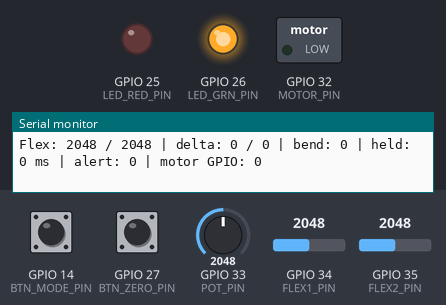
A sketch run on a simulated ESP32. Parts: switched loads named in the sketch (green lamp = pin HIGH), output pins drawn as LEDs (lit = HIGH), the last lines printed to the serial monitor. Inputs (shaded band) come from the test bench; at power-on: GPIO 14 (BTN_MODE_PIN) HIGH, GPIO 34 (FLEX1_PIN) = 2048, GPIO 35 (FLEX2_PIN) = 2048, GPIO 27 (BTN_ZERO_PIN) HIGH, GPIO 33 (POT_PIN) = 2048. WiFi joins after 1.5 s; servers stay silent unless stated.

Above: at 3.7 s.
3.8 s: GPIO 14 (BTN_MODE_PIN) pulled LOW for 0.15 s
At 3.98 s:
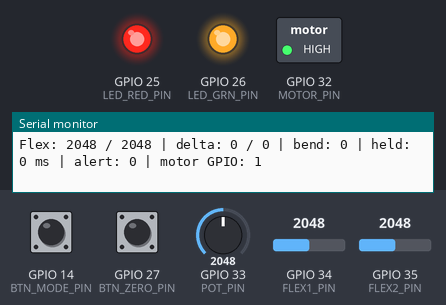
5.6 s: GPIO 34 (FLEX1_PIN) set to 2
At 6.8 s:
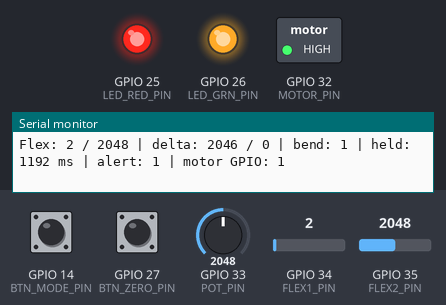
7.4 s: GPIO 34 (FLEX1_PIN) set to 0
At 8.0 s:
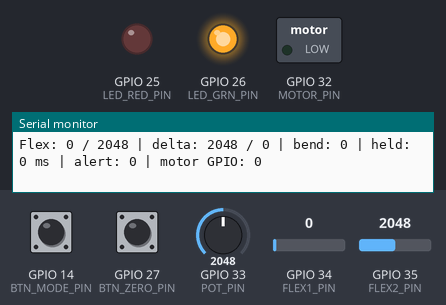
10.4 s: GPIO 35 (FLEX2_PIN) set to 11
At 11.6 s:
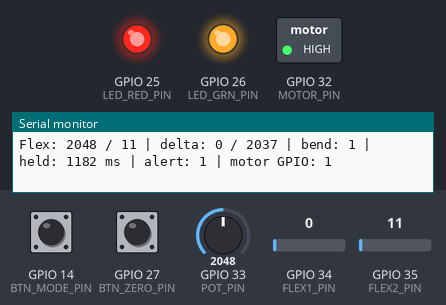
12.2 s: GPIO 35 (FLEX2_PIN) set to 8
13.7 s: GPIO 27 (BTN_ZERO_PIN) pulled LOW for 0.15 s
At 14.9 s:
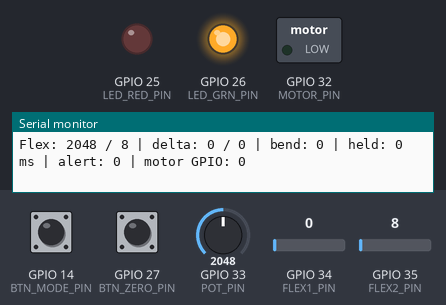
Timing chart, 0 to 16.7 s (numbered marks = the images above; inputs shaded):
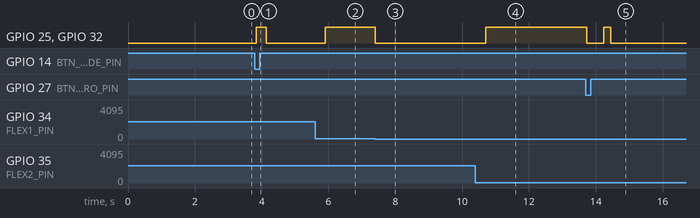

Measured:
- the behaviour switches between 1 and 0 on GPIO 34 (FLEX1_PIN) (found by bisection; images 2 and 3)
- after the input at 3.8 s, GPIO 25 (LED_RED_PIN), GPIO 32 (MOTOR_PIN): LOW → HIGH at once, → LOW 0.30 s later
- after the input at 5.6 s, GPIO 25 (LED_RED_PIN), GPIO 32 (MOTOR_PIN): LOW → HIGH after 0.30 s
- after the input at 7.4 s, GPIO 25 (LED_RED_PIN), GPIO 32 (MOTOR_PIN): HIGH → LOW at once
- after the input at 10.4 s, GPIO 25 (LED_RED_PIN), GPIO 32 (MOTOR_PIN): LOW → HIGH after 0.30 s
- after the input at 13.7 s, GPIO 25 (LED_RED_PIN), GPIO 32 (MOTOR_PIN): HIGH → LOW at once, → HIGH 0.52 s later, → LOW 0.20 s later

The sketch:

espcode.ino
```cpp
#include <WiFi.h>
#include <WebSocketsClient.h>
#include "FlexFallback.h"

// Network configuration: both the laptop and ESP32 must use this hotspot.
const char* ssid = "P600101";
const char* password = "00000000";
const char* serverIP = "172.20.10.2";
const uint16_t serverPort = 5001;

WebSocketsClient webSocket;
const int FLEX1_PIN = 34;
const int FLEX2_PIN = 35;
const int POT_PIN = 33; // Wiper; outer potentiometer terminals to 3.3 V and GND
const unsigned long FLEX_ZERO_TIMEOUT = 2000;
const unsigned long FLEX_RECOVERY_TIME = 1000;
FlexFallback upperSource, lowerSource;
int potBaseline = 0;
const int BTN_ZERO_PIN = 27; // One tap to GND: capture neutral posture
const int BTN_MODE_PIN = 14; // One tap to GND: 300 ms driver/motor test
const int LED_RED_PIN = 25;
const int LED_GRN_PIN = 26;
const int MOTOR_PIN = 32;    // Active-high DRIVER input, never bare motor power
const int stoopThreshold = 50; // Sensitive test setting; ADC deviation from calibration
const unsigned long STOOP_DELAY = 300; // Faster dummy-model testing: 0.3 seconds
const unsigned long SAMPLE_INTERVAL = 50; // Publish diagnostics at approximately 20 Hz
const unsigned long DEBOUNCE_MS = 30;
const unsigned long CALIBRATION_SAMPLE_MS = 10;
const int CALIBRATION_SAMPLES = 50;

int baselineFlex1 = 0;
int baselineFlex2 = 0;
unsigned long stoopStartTime = 0;
bool isStooping = false;
bool calibrating = false;
unsigned long calibrationId = 0;
long calibrationSum1 = 0;
long calibrationSum2 = 0;
long calibrationPotSum = 0;
bool calibrationUpperGood = true;
bool calibrationLowerGood = true;
int calibrationSamples = 0;
unsigned long lastCalibrationSample = 0;
unsigned long lastSampleTime = 0;
bool feedbackRunning = false;
bool motorTestRunning = false;
unsigned long feedbackStart = 0;
unsigned long feedbackDuration = 0;

struct TapButton {
  int pin;
  explicit TapButton(int pinNumber) : pin(pinNumber) {}
  bool raw = HIGH;
  bool stable = HIGH;
  unsigned long changedAt = 0;
  bool tapped(unsigned long now) {
    const bool reading = digitalRead(pin);
    if (reading != raw) { raw = reading; changedAt = now; }
    if (raw != stable && now - changedAt >= DEBOUNCE_MS) {
      stable = raw;
      return stable == LOW;
    }
    return false;
  }
};
TapButton calibrationButton{BTN_ZERO_PIN};
TapButton motorButton{BTN_MODE_PIN};

void startFeedback(unsigned long now, unsigned long duration, bool test) {
  feedbackRunning = true;
  feedbackStart = now;
  feedbackDuration = duration;
  motorTestRunning = test;
}

void beginCalibration(unsigned long now) {
  calibrating = true;
  calibrationSamples = 0;
  calibrationSum1 = calibrationSum2 = calibrationPotSum = 0;
  calibrationUpperGood = calibrationLowerGood = true;
  lastCalibrationSample = now;
  isStooping = false;
  feedbackRunning = motorTestRunning = false;
  digitalWrite(MOTOR_PIN, LOW);
  digitalWrite(LED_RED_PIN, LOW);
  Serial.println("Calibration started: hold your comfortable upright posture for 0.5 seconds.");
}

void updateCalibration(unsigned long now) {
  if (!calibrating || now - lastCalibrationSample < CALIBRATION_SAMPLE_MS) return;
  lastCalibrationSample = now;
  const int raw1 = analogRead(FLEX1_PIN);
  const int raw2 = analogRead(FLEX2_PIN);
  calibrationSum1 += raw1;
  calibrationSum2 += raw2;
  calibrationPotSum += analogRead(POT_PIN);
  calibrationUpperGood = calibrationUpperGood && raw1 > 0;
  calibrationLowerGood = calibrationLowerGood && raw2 > 0;
  if (++calibrationSamples < CALIBRATION_SAMPLES) return;
  upperSource.captureNeutral(calibrationSum1 / CALIBRATION_SAMPLES, calibrationUpperGood);
  lowerSource.captureNeutral(calibrationSum2 / CALIBRATION_SAMPLES, calibrationLowerGood);
  potBaseline = calibrationPotSum / CALIBRATION_SAMPLES;
  baselineFlex1 = upperSource.baseline(potBaseline);
  baselineFlex2 = lowerSource.baseline(potBaseline);
  calibrationId++;
  calibrating = false;
  isStooping = false;
  startFeedback(now, 200, false);
  Serial.printf("Calibration complete. Baselines: %d / %d ADC.\n", baselineFlex1, baselineFlex2);
}

void webSocketEvent(WStype_t type, uint8_t *payload, size_t length) {
  if (type == WStype_CONNECTED) digitalWrite(LED_GRN_PIN, HIGH);
  else if (type == WStype_DISCONNECTED) digitalWrite(LED_GRN_PIN, LOW);
}

void setup() {
  Serial.begin(115200);
  pinMode(BTN_ZERO_PIN, INPUT_PULLUP);
  pinMode(BTN_MODE_PIN, INPUT_PULLUP);
  pinMode(LED_RED_PIN, OUTPUT);
  pinMode(LED_GRN_PIN, OUTPUT);
  pinMode(MOTOR_PIN, OUTPUT);
  digitalWrite(LED_RED_PIN, LOW);
  digitalWrite(LED_GRN_PIN, LOW);
  digitalWrite(MOTOR_PIN, LOW);
  WiFi.begin(ssid, password);
  Serial.print("Connecting to Wi-Fi");
  while (WiFi.status() != WL_CONNECTED) { delay(500); Serial.print("."); }
  Serial.println("\nConnected to Wi-Fi!");
  digitalWrite(LED_GRN_PIN, HIGH);
  webSocket.begin(serverIP, serverPort, "/");
  webSocket.onEvent(webSocketEvent);
  webSocket.setReconnectInterval(5000);
  // Keep the original boot baseline; tap again after fitting the vest on the wearer.
  delay(1000);
  upperSource.captureNeutral(analogRead(FLEX1_PIN), true);
  lowerSource.captureNeutral(analogRead(FLEX2_PIN), true);
  potBaseline = analogRead(POT_PIN);
  baselineFlex1 = upperSource.baseline(potBaseline);
  baselineFlex2 = lowerSource.baseline(potBaseline);
  Serial.println("Boot baseline set. Position the model/sensors, then tap CALIBRATE.");
  Serial.printf("Alert settings: deviation > %d ADC for %lu ms. GPIO 14 tests the motor independently.\n", stoopThreshold, STOOP_DELAY);
}

void loop() {
  webSocket.loop();
  const unsigned long now = millis();
  const int rawFlex1 = analogRead(FLEX1_PIN);
  const int rawFlex2 = analogRead(FLEX2_PIN);
  const int potValue = analogRead(POT_PIN);
  const bool upperChanged = upperSource.update(rawFlex1, now, FLEX_ZERO_TIMEOUT, FLEX_RECOVERY_TIME);
  const bool lowerChanged = lowerSource.update(rawFlex2, now, FLEX_ZERO_TIMEOUT, FLEX_RECOVERY_TIME);
  if (upperChanged || lowerChanged) {
    isStooping = false; // A new source must satisfy the full alert delay.
    Serial.printf("Input sources: upper=%s, lower=%s. Pot baseline=%d.\n",
      upperSource.usingPot ? "pot" : "flex", lowerSource.usingPot ? "pot" : "flex", potBaseline);
  }
  const bool calibrationTap = calibrationButton.tapped(now);
  const bool motorTap = motorButton.tapped(now);
  if (calibrationTap && !calibrating) beginCalibration(now);
  if (motorTap && !calibrating) {
    startFeedback(now, 300, true);
    Serial.println("Motor test: GPIO 32 driver pulse for 300 ms.");
  }
  updateCalibration(now);
  if (feedbackRunning && now - feedbackStart >= feedbackDuration) {
    feedbackRunning = false;
    motorTestRunning = false;
  }

  const int currentFlex1 = upperSource.reading(rawFlex1, potValue);
  const int currentFlex2 = lowerSource.reading(rawFlex2, potValue);
  baselineFlex1 = upperSource.baseline(potBaseline);
  baselineFlex2 = lowerSource.baseline(potBaseline);
  const bool upperReady = upperSource.ready(rawFlex1);
  const bool lowerReady = lowerSource.ready(rawFlex2);
  const bool bending = !calibrating &&
    ((upperReady && abs(currentFlex1 - baselineFlex1) > stoopThreshold) ||
     (lowerReady && abs(currentFlex2 - baselineFlex2) > stoopThreshold));
  if (bending && !isStooping) stoopStartTime = now;
  isStooping = bending;
  const bool alertActive = bending && now - stoopStartTime >= STOOP_DELAY;
  // Feedback pulses do not pretend to be posture alerts in telemetry.
  const bool motorActive = !calibrating && (alertActive || feedbackRunning);
  digitalWrite(MOTOR_PIN, motorActive ? HIGH : LOW);
  digitalWrite(LED_RED_PIN, motorActive ? HIGH : LOW);
  if (now - lastSampleTime < SAMPLE_INTERVAL) return;
  lastSampleTime = now;
  Serial.printf("Flex: %d / %d | delta: %d / %d | bend: %d | held: %lu ms | alert: %d | motor GPIO: %d\n", currentFlex1, currentFlex2,
    abs(currentFlex1 - baselineFlex1), abs(currentFlex2 - baselineFlex2), bending,
    bending ? now - stoopStartTime : 0UL, alertActive, motorActive);
  // Original three fields are preserved; extra fields let the UI reflect calibration.
  char json[768];
  snprintf(json, sizeof(json),
    "{\"flex1\":%d,\"flex2\":%d,\"alert_active\":%s,\"baseline1\":%d,\"baseline2\":%d,\"threshold\":%d,\"alert_delay_ms\":%lu,\"calibrating\":%s,\"calibration_id\":%lu,\"motor_test\":%s,\"motor_active\":%s,\"raw_flex1\":%d,\"raw_flex2\":%d,\"pot_value\":%d,\"source1\":\"%s\",\"source2\":\"%s\",\"flex1_ready\":%s,\"flex2_ready\":%s}",
    currentFlex1, currentFlex2, alertActive ? "true" : "false", baselineFlex1, baselineFlex2,
    stoopThreshold, STOOP_DELAY, calibrating ? "true" : "false", calibrationId,
    motorTestRunning ? "true" : "false", motorActive ? "true" : "false",
    rawFlex1, rawFlex2, potValue, upperSource.usingPot ? "pot" : "flex", lowerSource.usingPot ? "pot" : "flex",
    upperReady ? "true" : "false", lowerReady ? "true" : "false");
  webSocket.sendTXT(json);
}
```

FlexFallback.h
```cpp
#pragma once

// Zero is treated as unavailable immediately; replacement starts only after the timeout.
// Each channel has independent timers and retains its last valid flex calibration.
struct FlexFallback {
  bool usingPot = false;
  bool zeroTracking = false;
  bool recoveryTracking = false;
  unsigned long zeroSince = 0;
  unsigned long recoverySince = 0;
  int neutral = 0;
  bool neutralKnown = false;

  bool update(int raw, unsigned long now, unsigned long zeroTimeout, unsigned long recoveryTimeout) {
    const bool wasPot = usingPot;
    if (raw == 0) {
      recoveryTracking = false;
      if (!zeroTracking) { zeroTracking = true; zeroSince = now; }
      if (!usingPot && now - zeroSince >= zeroTimeout) usingPot = true;
    } else {
      zeroTracking = false;
      if (usingPot) {
        if (!recoveryTracking) { recoveryTracking = true; recoverySince = now; }
        if (now - recoverySince >= recoveryTimeout) {
          usingPot = false;
          recoveryTracking = false;
        }
      } else recoveryTracking = false;
    }
    return wasPot != usingPot;
  }
  void captureNeutral(int value, bool allSamplesGood) {
    if (allSamplesGood && value > 0) { neutral = value; neutralKnown = true; }
  }
  bool ready(int raw) const { return usingPot || (raw > 0 && neutralKnown); }
  int reading(int raw, int pot) const { return usingPot ? pot : raw; }
  int baseline(int potNeutral) const { return usingPot ? potNeutral : neutral; }
};
```
